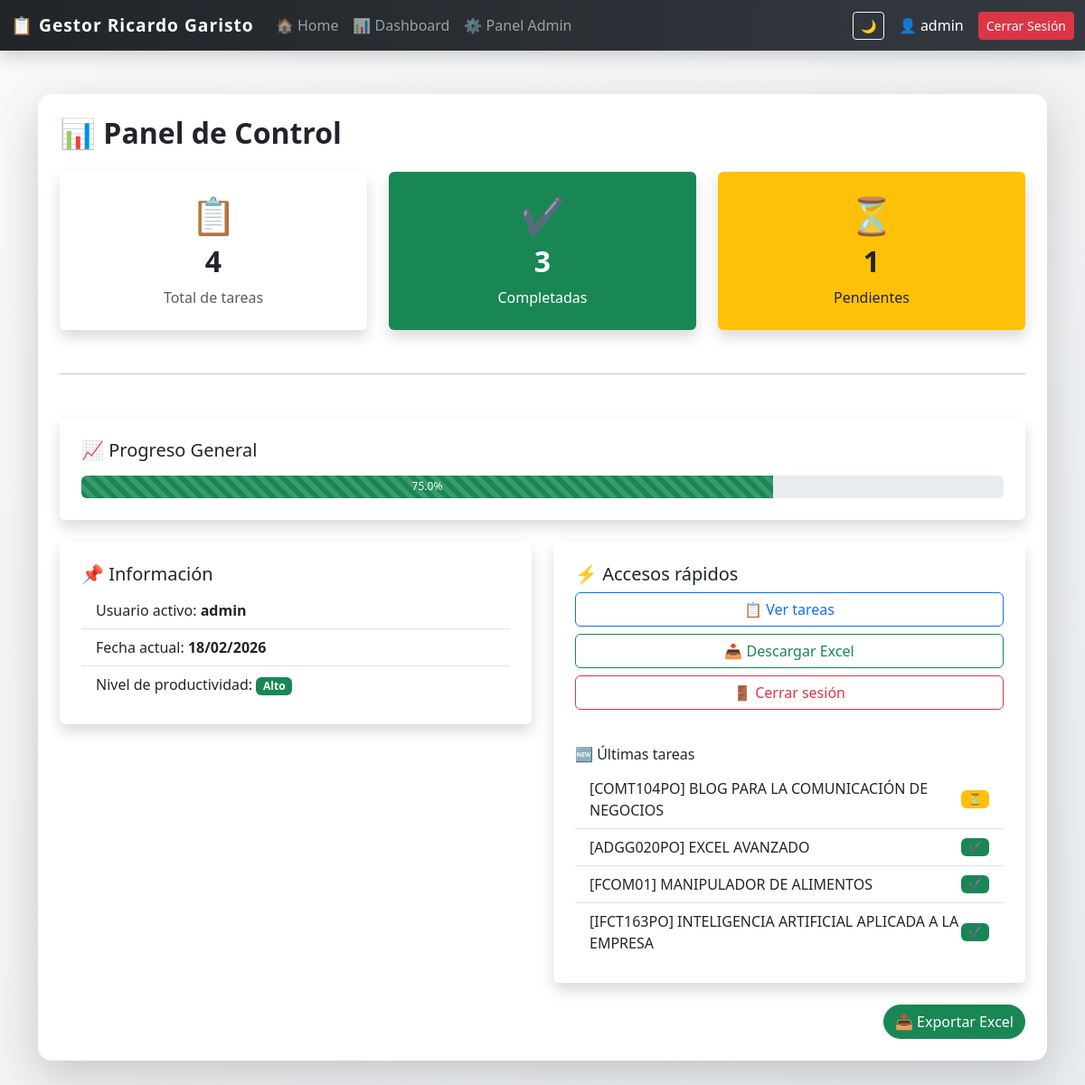
/dashboard (signed in), run on the app's committed database.
### tables this page shows
CREATE TABLE tareas (
            id INTEGER PRIMARY KEY AUTOINCREMENT,
            descripcion TEXT NOT NULL,
            categoria TEXT,
            fecha TEXT,
            completada INTEGER DEFAULT 0,
            codigo TEXT,
            usuario_id INTEGER,
            FOREIGN KEY (usuario_id) REFERENCES usuarios(id)
        );

### app_web.py (the view, shortened to what this page needs)
@app.route("/dashboard")
@login_required
def dashboard():
    user_id = session.get("user_id")
    es_admin = session.get("es_admin")
    conn = get_connection()
    cursor = conn.cursor()
    if es_admin == 1:
        cursor.execute("SELECT COUNT(*) as total FROM tareas")
        total = cursor.fetchone()["total"]
        cursor.execute("SELECT COUNT(*) as completadas FROM tareas WHERE completada = 1")
        completadas = cursor.fetchone()["completadas"]
        cursor.execute("SELECT * FROM tareas ORDER BY id DESC LIMIT 5")
        ultimas_tareas = cursor.fetchall()
    pendientes = total - completadas
    porcentaje = round((completadas / total) * 100, 1) if total > 0 else 0
    if porcentaje > 70:
        nivel, color_nivel = "Alto", "success"
    elif porcentaje > 40:
        nivel, color_nivel = "Medio", "warning"
    else:
        nivel, color_nivel = "Bajo", "danger"
    fecha_actual = datetime.now().strftime("%d/%m/%Y")
    conn.close()
    return render_template("dashboard.html",
                           total=total,
                           completadas=completadas,
                           pendientes=pendientes,
                           porcentaje=porcentaje,
                           nivel=nivel,
                           color_nivel=color_nivel,
                           fecha_actual=fecha_actual,
                           ultimas_tareas=ultimas_tareas)

### app_web.py (called while the page is built)
def get_connection():
    conn = sqlite3.connect(DB_NAME)
    conn.row_factory = sqlite3.Row
    return conn

def login_required(f):
    @wraps(f)
    def decorated_function(*args, **kwargs):
        if "user_id" not in session:
            return redirect(url_for("login"))
        return f(*args, **kwargs)
    return decorated_function

### templates/dashboard.html
{% extends "base.html" %}
{% block content %}
<h2 class="mb-4 fw-bold">📊 Panel de Control</h2>
<div class="row g-4">
    <div class="col-md-4">
        <div class="card shadow border-0 text-center p-4">
            <div class="display-6">📋</div>
            <h2 class="fw-bold mt-2">{{ total }}</h2>
            <p class="text-muted mb-0">Total de tareas</p>
        </div>
    </div>
    <div class="col-md-4">
        <div class="card shadow border-0 text-center p-4 bg-success text-white">
            <div class="display-6">✔</div>
            <h2 class="fw-bold mt-2">{{ completadas }}</h2>
            <p class="mb-0">Completadas</p>
        </div>
    </div>
    <div class="col-md-4">
        <div class="card shadow border-0 text-center p-4 bg-warning">
            <div class="display-6">⏳</div>
            <h2 class="fw-bold mt-2">{{ pendientes }}</h2>
            <p class="mb-0">Pendientes</p>
        </div>
    </div>
</div>
<hr class="my-5">
<div class="card shadow border-0 p-4 mb-4">
    <h5 class="mb-3">📈 Progreso General</h5>
    <div class="progress" style="height: 25px;">
        <div class="progress-bar bg-success progress-bar-striped progress-bar-animated"
             role="progressbar"
             style="width: {{ porcentaje }}%">
            {{ porcentaje }}%
        </div>
    </div>
</div>
<div class="row g-4">
    <div class="col-md-6">
        <div class="card shadow border-0 p-4">
            <h5>📌 Información</h5>
            <ul class="list-group list-group-flush">
                <li class="list-group-item">
                    Usuario activo: <strong>{{ session['user'] }}</strong>
                </li>
                <li class="list-group-item">
                    Fecha actual: <strong>{{ fecha_actual }}</strong>
                </li>
                <li class="list-group-item">
                    Nivel de productividad:
                    <span class="badge bg-{{ color_nivel }}">
                        {{ nivel }}
                    </span>
                </li>
            </ul>
        </div>
    </div>
    <div class="col-md-6">
        <div class="card shadow border-0 p-4">
            <h5>⚡ Accesos rápidos</h5>
            <div class="d-grid gap-2 mb-3">
                <a href="/" class="btn btn-outline-primary">
                    📋 Ver tareas
                </a>
                <a href="/exportar" class="btn btn-outline-success">
                    📥 Descargar Excel
                </a>
                <a href="/logout" class="btn btn-outline-danger">
                    🚪 Cerrar sesión
                </a>
            </div>
            <h6 class="mt-4 mb-2">🆕 Últimas tareas</h6>
            <ul class="list-group list-group-flush">
                {% for tarea in ultimas_tareas %}
                <li class="list-group-item d-flex justify-content-between align-items-center">
                    <span>
                        [{{ tarea[5] if tarea|length > 5 else '-' }}] {{ tarea[1] }}
                    </span>
                    {% if tarea[4] == 1 %}
                        <span class="badge bg-success">✔</span>
                    {% else %}
                        <span class="badge bg-warning text-dark">⏳</span>
                    {% endif %}
                </li>
                {% endfor %}
            </ul>
        </div>
    </div>
</div>
{% endblock %}

### templates/base.html (style rules this page uses)
body { background: linear-gradient(135deg, #f8f9fa, #e9ecef); transition: all 0.3s ease; }

### data on the page
tareas: codigo "COMT104PO", descripcion "BLOG PARA LA COMUNICACIÓN DE NEGOCIOS"
tareas: codigo "ADGG020PO", descripcion "EXCEL AVANZADO"
tareas: codigo "FCOM01", descripcion "MANIPULADOR DE ALIMENTOS"
tareas: codigo "IFCT163PO", descripcion "INTELIGENCIA ARTIFICIAL APLICADA A LA EMPRESA"

### other printed values
{{ session['user'] }} "admin"
{{ total }} "4"
{{ completadas }} "3"
{{ pendientes }} "1"
{{ porcentaje }} "75.0"
{{ nivel }} "Alto"
